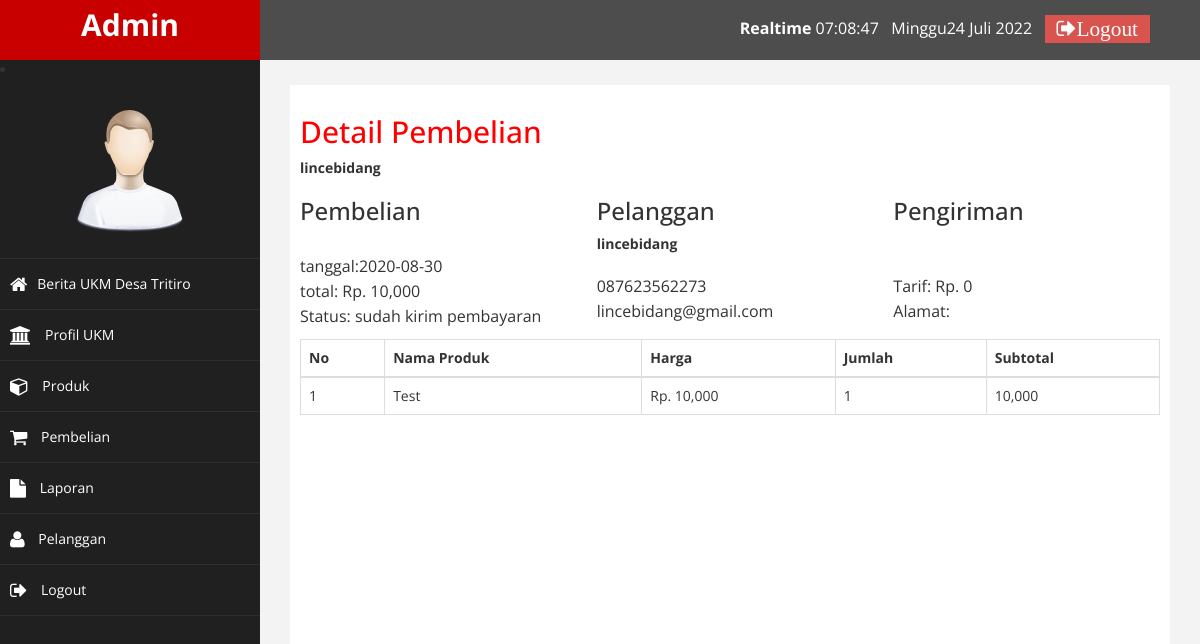
Screenshot of /views/admin/index.php?halaman=detail&id=4 (signed in) with the database file from the repository.
### tables this page shows
CREATE TABLE `pembelian` (
  `id_pembelian` int(11) NOT NULL,
  `id_pelanggan` int(11) NOT NULL,
  `id_ongkir` int(11) NOT NULL,
  `tanggal_pembelian` date NOT NULL,
  `total_pembelian` int(11) NOT NULL,
  `nama_kota` varchar(100) NOT NULL,
  `tarif` int(11) NOT NULL,
  `alamat_pengiriman` text NOT NULL,
  `status_pembelian` varchar(100) NOT NULL DEFAULT 'pending',
  `resi_pengiriman` varchar(50) DEFAULT NULL
);

CREATE TABLE `tb_user` (
  `id_user` int(11) NOT NULL,
  `nama` varchar(100) NOT NULL,
  `username` varchar(50) NOT NULL,
  `password` varchar(50) NOT NULL,
  `email` varchar(50) NOT NULL,
  `telepon` varchar(12) NOT NULL,
  `alamat` text NOT NULL,
  `level` enum('admin','pelanggan') NOT NULL
);

CREATE TABLE `pembelian_produk` (
  `id_pembelian_produk` int(11) NOT NULL,
  `id_pembelian` int(11) NOT NULL,
  `id_produk` int(11) NOT NULL,
  `jumlah` int(11) NOT NULL,
  `nama` varchar(100) NOT NULL,
  `harga` int(11) NOT NULL,
  `berat` int(11) NOT NULL,
  `subberat` int(11) NOT NULL,
  `subharga` int(11) NOT NULL
);

CREATE TABLE `produk` (
  `id_produk` int(11) NOT NULL,
  `nama_produk` varchar(100) NOT NULL,
  `harga_produk` int(11) NOT NULL,
  `berat_produk` int(11) NOT NULL,
  `foto_produk` varchar(100) NOT NULL,
  `deskripsi_produk` text NOT NULL,
  `stok_produk` int(5) NOT NULL
);

### views/admin/detail.php (the view)
<?php
$ambil = $koneksi->query("SELECT * FROM pembelian JOIN tb_user ON pembelian.id_pelanggan = tb_user.id_user WHERE pembelian.id_pembelian='$_GET[id]'");
$detail = $ambil->fetch_assoc();
?>
<h2>Detail Pembelian</h2>
<strong><?php echo $detail['nama']; ?></strong>
<br />
<div class="row">
    <div class="col-md-4">
        <h3>Pembelian</h3>
        <p>
            tanggal:<?php echo $detail['tanggal_pembelian']; ?> <br>
            total: Rp. <?php echo number_format($detail['total_pembelian']); ?> <br>
            Status: <?php echo $detail["status_pembelian"]; ?>
        </p>
    </div>
    <div class="col-md-4">
        <h3>Pelanggan</h3>
        <strong><?php echo  $detail['nama']; ?></strong> <br>
        <p>
            <?php echo $detail['telepon']; ?> <br>
            <?php echo $detail['email']; ?>
        </p>
    </div>
    <div class="col-md-4">
        <h3>Pengiriman</h3>
        <strong><?php echo $detail ["nama_kota"]; ?></strong> <br>
        <p>
            Tarif: Rp. <?php echo number_format($detail["tarif"]); ?><br>
            Alamat: <?php echo $detail["alamat_pengiriman"]; ?>
        </p>
    </div>
</div>
<table class="table table-bordered">
    <thead>
        <tr>
            <th>No</th>
            <th>Nama Produk</th>
            <th>Harga</th>
            <th>Jumlah</th>
            <th>Subtotal</th>
        </tr>
    </thead>
    <tbody>
        <?php $nomor=1; ?>
        <?php $ambil=$koneksi->query("SELECT * FROM pembelian_produk JOIN produk ON pembelian_produk.id_produk=produk.id_produk WHERE pembelian_produk.id_pembelian='$_GET[id]'"); ?>
        <?php while ($pecah=$ambil->fetch_assoc()){ ?>
        <tr>
            <td><?php echo $nomor; ?></td>
            <td><?php echo $pecah['nama_produk'];?></td>
            <td>Rp. <?php echo number_format($pecah['harga_produk']);?></td>
            <td><?php echo $pecah['jumlah'];?></td>
            <td>
                <?php echo number_format($pecah['harga_produk']*$pecah['jumlah']); ?>
            </td>
        </tr>
        <?php $nomor++; ?>
        <?php } ?>
    </tbody>
</table>

### assets/css/custom.css (style rules this page uses)
body { font-family: 'Open Sans', sans-serif; }
h2 { color: #f00; }
p { font-size:16px; line-height:25px; padding-top:20px; }

### rows the page displays
pembelian: tb_user.nama "lincebidang", tanggal_pembelian "2020-08-30", total_pembelian "10,000", status_pembelian "sudah kirim pembayaran", tb_user.telepon "087623562273", tb_user.email "lincebidang@gmail.com", tarif "0"
pembelian_produk: id_produk.nama_produk "Test", id_produk.harga_produk "10,000", jumlah "1", $pecah['harga_produk']*$pecah['jumlah'] "10,000"
